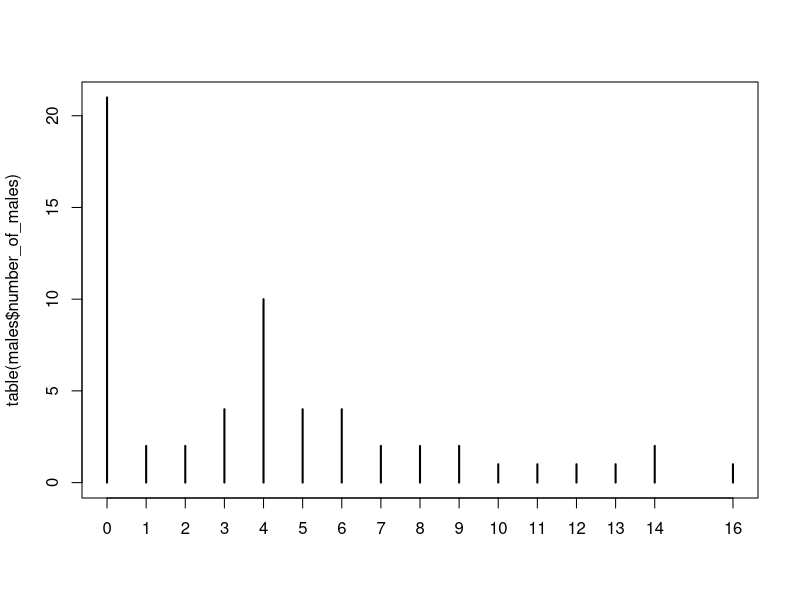
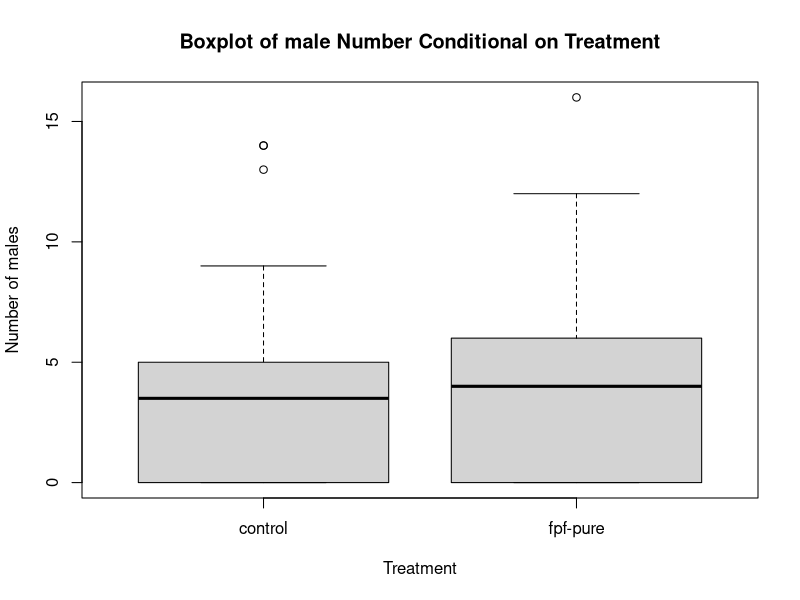
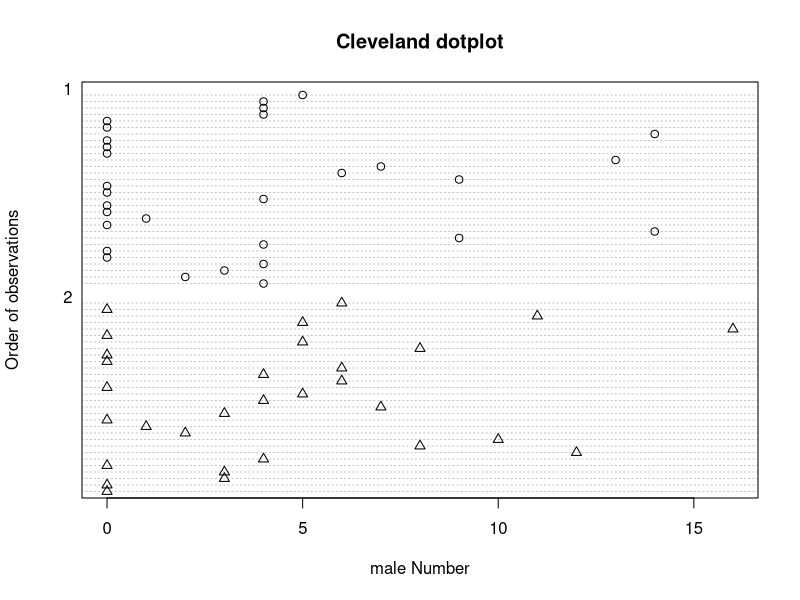

The R source for these figures, in order: (Note: this script raises an error after producing the figures.)
## ---- chunk 1
knitr::opts_chunk$set(echo = FALSE, message = FALSE, warning = FALSE)
## ---- chunk 2
males <- read.csv("input/number_of_males.csv")

males$batch <- as.factor(males$batch)
males$colony <- as.factor(males$colony)
males$treatment <- as.factor(males$treatment)

males$number_of_males <- as.numeric(males$number_of_males)
## ---- chunk 3
plot(table(males$number_of_males))
## ---- chunk 4
boxplot(number_of_males ~ treatment,
        varwidth = TRUE, xlab = "Treatment",
        main = "Boxplot of male Number Conditional on Treatment", 
        ylab = "Number of males", data = males)

males$clevelandcode <- factor(
ifelse(males$treatment == "control",
1,
2))

males$clevelandcode <- as.numeric(males$clevelandcode)


dotchart(males$number_of_males,
         groups = factor(males$clevelandcode),
         ylab = "Order of observations",
         xlab = "male Number", main = "Cleveland dotplot", pch = males$clevelandcode)
## ---- chunk 5
library(glmmTMB)

M1 <- glmmTMB(number_of_males ~ treatment * batch,
              data = males,
              ziformula=~1,
              family = poisson)

M2 <- glmmTMB(number_of_males ~ treatment * batch,
              data = males,
              ziformula=~1,
              family = "nbinom2",)

anova(M1,M2)
## ---- chunk 6
library(glmmTMB)

M3_TMB <- glmmTMB(male_num ~ treatment + camp_loc + rear_loc + wax_moth + workers + TTEL + TT6W + QCD + treatment:workers + treatment:TTEL + treatment:TT6W +
                     treatment:camp_loc + treatment:wax_moth + camp_loc:workers,
              data = male_num,
              family = "nbinom2")

summary(M3_TMB)

M3_TMB_nbinom1 <- update(M3_TMB,family=nbinom1)
M3_TMB_poisson <- update(M3_TMB,family=poisson)

dispfun <- function(m) {
    r <- residuals(m,type="pearson")
    n <- df.residual(m)
    dsq <- sum(r^2)
    c(dsq=dsq,n=n,disp=dsq/n)
}
options(digits=2)
sapply(list(pois=M3_TMB_poisson,nb2=M3_TMB,nb1=M3_TMB_nbinom1),dispfun)
## ---- chunk 7
library(pscl)

Zip1 <- zeroinfl(number_of_males ~ treatment * batch | 1, dist = "poisson",
                 link = "logit", data = males)

Zinb1 <- zeroinfl(number_of_males ~ treatment * batch | 1, dist = "negbin",
                 link = "logit", data = males)

library(lmtest)
lrtest(Zip1,Zinb1)

EP <- residuals(Zinb1, type = "pearson")

mu <- predict(Zinb1, type = "response")

plot(x = mu, y = EP, main = "Pearson Residuals")

boxplot(EP ~ males$colony, main = "Colony")
abline(0, 0)
## ---- chunk 8
M3 <- glmmTMB(number_of_males ~ treatment * batch,
              data = males,
              ziformula=~1,
              family = "nbinom2",
              REML = TRUE)


M4 <- glmmTMB(number_of_males ~ treatment * batch + (1 | colony),
              data = males,
              ziformula=~1,
              family = "nbinom2",
              REML = TRUE)

# again I don't understand why lrtest isn't performing boundary correction. Divide by 2
# for random intercept vs no random intercept model. 
lrtest(M3, M4)
anova(M3, M4)
## ---- chunk 9
# with colony
M5 <- glmmTMB(number_of_males ~ treatment * batch + (1 | colony),
              data = males,
              ziformula=~1,
              family = "nbinom2")

M5a <- glmmTMB(number_of_males ~ treatment + batch + (1 | colony),
              data = males,
              ziformula=~1,
              family = "nbinom2")

anova(M5, M5a)

# removed interaction. M5a reference.

# remove batch
M5b <- glmmTMB(number_of_males ~ treatment + (1 | colony),
              data = males,
              ziformula=~1,
              family = "nbinom2")

anova(M5a, M5b)

# remove treatment
M5c <- glmmTMB(number_of_males ~ batch + (1 | colony),
              data = males,
              ziformula=~1,
              family = "nbinom2")

anova(M5a, M5c)

# treatment least significant so remove. M5c reference
M5d <- glmmTMB(number_of_males ~ 1 + (1 | colony),
              data = males,
              ziformula=~1,
              family = "nbinom2")

anova(M5c, M5d)

# batch not significant either. M5d final model. 
## ---- chunk 10
summary(M5d)
## ---- chunk 11
Zinb1a <- zeroinfl(number_of_males ~ treatment + batch | 1, dist = "negbin",
                 link = "logit", data = males)

lrtest(Zinb1, Zinb1a)

# Zinb1a reference
Zinb1b <- zeroinfl(number_of_males ~ treatment | 1, dist = "negbin",
                 link = "logit", data = males)

lrtest(Zinb1a, Zinb1b)

Zinb1c <- zeroinfl(number_of_males ~ batch | 1, dist = "negbin",
                 link = "logit", data = males)

lrtest(Zinb1a, Zinb1c)

# Zinb1c reference
Zinb1d <- zeroinfl(number_of_males ~ 1 | 1, dist = "negbin",
                 link = "logit", data = males)

lrtest(Zinb1c, Zinb1d)
## ---- chunk 12
summary(Zinb1d)
## ---- chunk 13
ED1 <- resid(Zinb1d, type = "pearson")

mu <- predict(Zinb1d, type = "response")

plot(x = mu, y = ED1, main = "Deviance residuals")

boxplot(ED1 ~ treatment,
        varwidth = TRUE, xlab = "Treatment",
        main = "Residuals vs Treatment", 
        ylab = "Residuals", data = males)

boxplot(ED1 ~ batch,
        varwidth = TRUE, xlab = "Batch",
        main = "Residuals vs Batch", 
        ylab = "Residuals", data = males)
## ---- chunk 14
Zinb1a <- zeroinfl(number_of_males ~ treatment + batch | 1, dist = "negbin",
                 link = "logit", data = males)

lrtest(Zinb1, Zinb1a)

Zinb1b <- zeroinfl(number_of_males ~ treatment | 1, dist = "negbin",
                 link = "logit", data = males)

Zinb1c <- zeroinfl(number_of_males ~ batch | 1, dist = "negbin",
                 link = "logit", data = males)

Zinb1d <- zeroinfl(number_of_males ~ 1 | 1, dist = "negbin",
                 link = "logit", data = males)

lrtest(Zinb1c, Zinb1d)

lrtest(Zinb1b, Zinb1d)
## ---- chunk 15
M3 <- glmmTMB(number_of_males ~ treatment * batch,
              data = males,
              ziformula=~1,
              family = "nbinom2",
              REML = TRUE)


M4 <- glmmTMB(number_of_males ~ treatment * batch + (1 | colony),
              data = males,
              ziformula=~1,
              family = "nbinom2",
              REML = TRUE)

# again I don't understand why lrtest isn't performing boundary correction. Divide by 2
# for random intercept vs no random intercept model. 
lrtest(M3, M4)
anova(M3, M4)
## ---- chunk 16
M3 <- glmmTMB(number_of_males ~ 1,
              data = males,
              ziformula=~1,
              family = "nbinom2",
              REML = TRUE)

summary(M3)
## ---- chunk 17
males$treatment <- relevel(males$treatment, "control")
M4 <- glmmTMB(number_of_males ~ 1 + treatment,
              data = males,
              ziformula=~1,
              family = "nbinom2",
              REML = TRUE)

summary(M4)

# control ci
con_ci <- confint(M4)

# fpf ci
males$treatment <- relevel(males$treatment, "fpf-pure")

M4 <- glmmTMB(number_of_males ~ 1 + treatment,
              data = males,
              ziformula=~1,
              family = "nbinom2",
              REML = TRUE)

fpf_ci <- confint(M4)

# assemble dataframe
row1 <- c(treatment="control", Prediction = exp(con_ci [1,3]), ci_l = exp(con_ci [1,1]), ci_h = exp(con_ci [1,2]))


row2 <- c(treatment="fpf-pure", Prediction = exp(fpf_ci [1,3]), ci_l = exp(fpf_ci [1,1]), ci_h = exp(fpf_ci [1,2]))

predictions <- as.data.frame(rbind(row1, row2))

predictions$Prediction <- as.numeric(as.character(predictions$Prediction))
predictions$ci_l <- as.numeric(as.character(predictions$ci_l))
predictions$ci_h <- as.numeric(as.character(predictions$ci_h))
## ---- chunk 18
library(tidyverse)

# ggplot
p1 <- ggplot(data = predictions, aes(x = treatment, y = Prediction, colour = as.factor(treatment))) + 
  
  geom_point(position = position_dodge(width = 0.75), size = 3) +
  
  geom_errorbar(aes(x = treatment,
                    ymin = ci_l,
                    ymax = ci_h,
                    colour = as.factor(treatment)),
                position = position_dodge(width = 0.75),
                width = 0.05, 
                size = 0.8) +
  
  geom_point(data = males,
             aes(x = treatment,
                 y = number_of_males,
                 colour = as.factor(treatment)),
             alpha = 0.4,
             position  = position_jitterdodge(),
             show.legend = FALSE) +
  
  theme_bw() +

  labs(y = "Number of Males", colour = "Treatment") +
    
  # theme(axis.text.x = element_text(angle = 90, vjust = 0.5, hjust=1)) +
    
  # ggtitle("Male Number") +
    
  theme(plot.title = element_text(hjust = 0.5), axis.title.x = element_blank()) +
  
  scale_color_manual(values = c("#117733", "#332288")) +
  
  ggtitle("Male Number") +
  
  theme(plot.title = element_text(hjust = 0.5, size = 36, face = "bold"),
        axis.title.x = element_blank(),
        axis.title.y = element_text(size=24, face = "bold"),
        legend.position = "none", 
        axis.text.x = element_text(size=24, color = "black", face = "bold"),
        axis.text.y = element_text(color = "black"),
        panel.grid = element_blank()) +
  
  annotate(geom = "text", x = 2.4, y = 0, label = "bolditalic('p')~bold('= 0.976')", fontface = 2, size = 6, parse = TRUE) +
  
  scale_x_discrete(labels = c("control", "pesticide"))

p1
## ---- chunk 19
cairo_pdf(file = "./treatment_boxplot.pdf",   # The directory you want to save the file in
  width = 8, # The width of the plot in inches
  height = 6) # The height of the plot in inches

p1

 dev.off()
